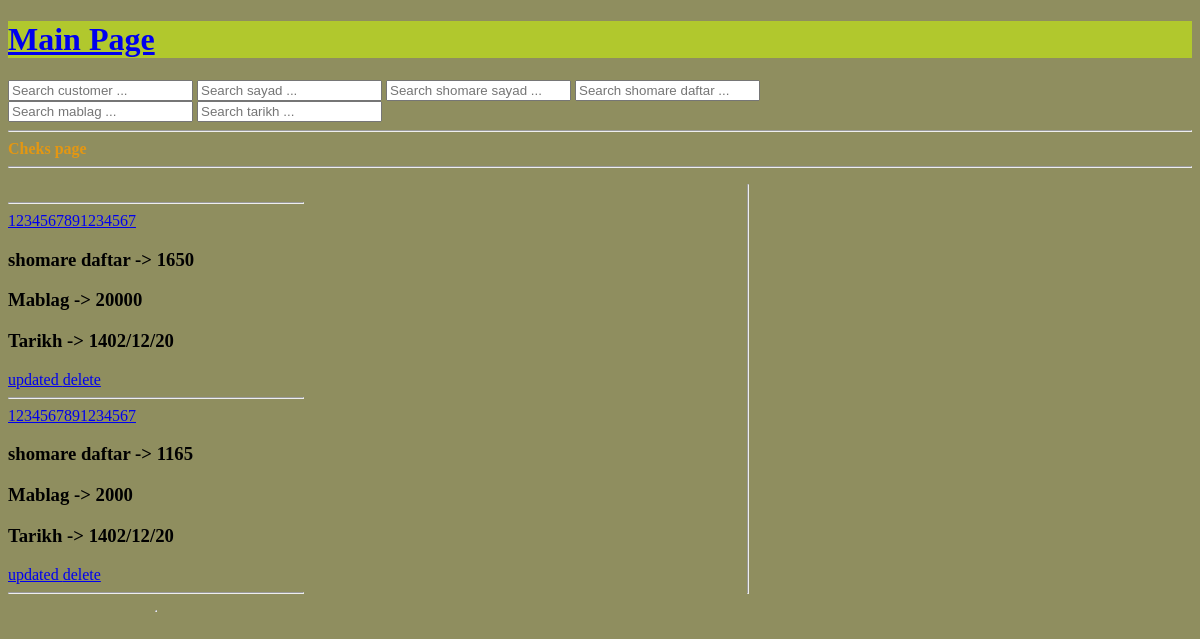
Page /chek/home/ on the earlier database version.
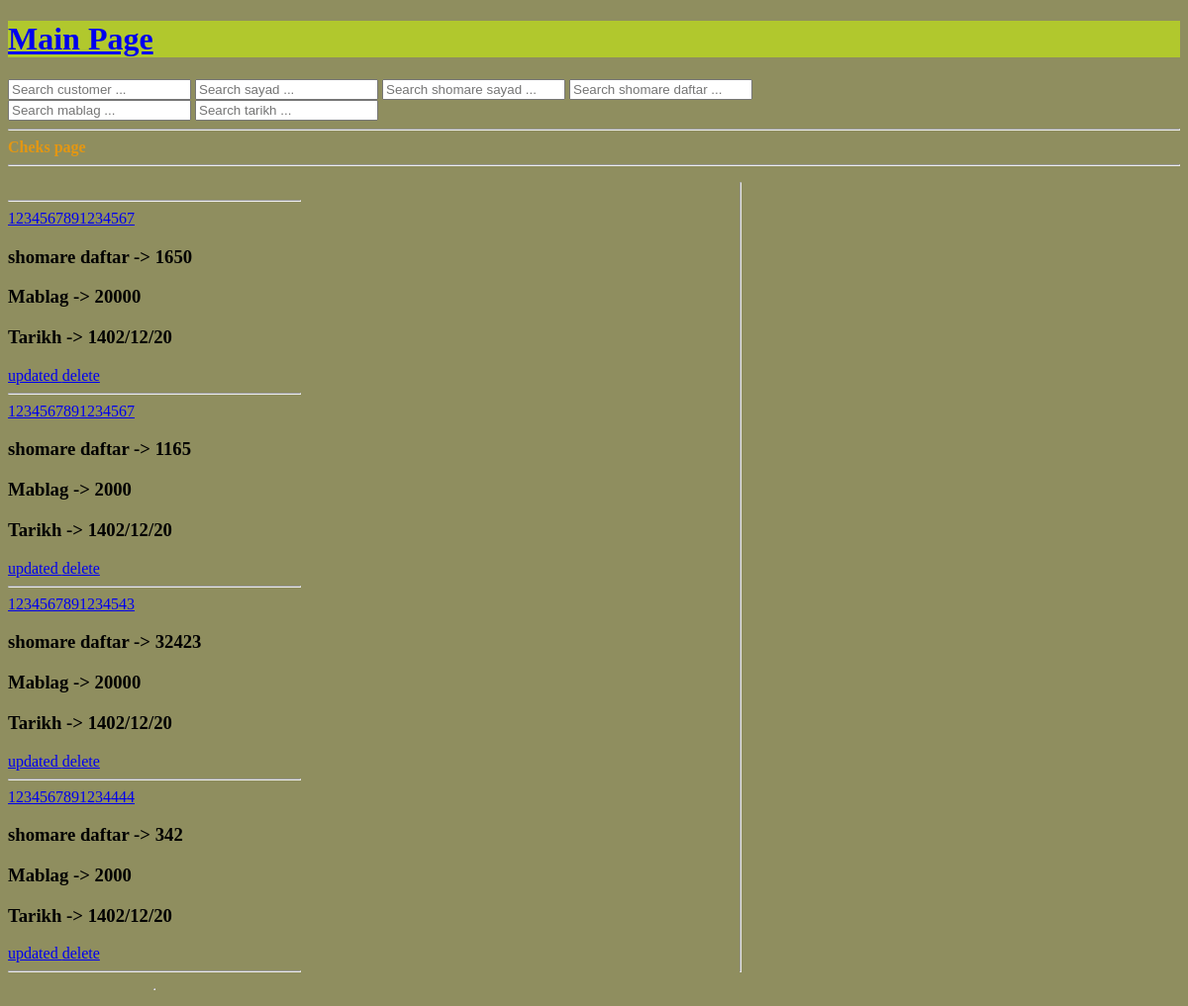
Same page on the later database version.
### chek0/models.py (models this page shows, shortened)
class Chek(models.Model):
    tahvil_dahande = models.ForeignKey(Moshtary, null=True, on_delete=models.SET_NULL)
    daftar = models.IntegerField()
    shomare_sayad = models.CharField(max_length=16)
    tarikh = models.CharField(max_length=15)
    mablag = models.CharField(max_length=20)
    kode_meli = models.CharField(max_length=20)
    magsad = models.CharField(max_length=100, null=True, blank=True)
    tarikhe_daryaft = models.DateField(auto_now_add=True)
    updated = models.DateField(auto_now=True)
    ki_daryaft_kard = models.CharField(max_length=100, null=True, blank=True)
    class Meta:
        ordering = ['-shomare_sayad', ]

### chek0/views.py (the view)
# urls.py: path('home/', views.kole_chek_ha, name='home'),
def kole_chek_ha(request):
    chek_ha = Chek.objects.all()
    chek_count = Moshtary.objects.all().count()
    content = ({'chek_ha': chek_ha, 'chek_count':chek_count})
    return render(request, 'chek0/home.html', content)

### chek0/templates/chek0/home.html (shortened to what this page needs)
{% extends 'main.html' %}
{% block content %}
<span style="color:rgb(228, 151, 18);font-weight:bold">Cheks page</span><hr>
<div class="home-container">
    <div>
    <br><hr>
    {% for chek in chek_ha %}
        <a href = "{% url 'chek:profile' chek.id %}"> {{chek.shomare_sayad}} </a> <br>
         <h3> shomare daftar -> {{chek.daftar}} </h3>
         <h3> Mablag -> {{chek.mablag}} </h3>
         <h3> Tarikh -> {{chek.tarikh}} </h3>
         <a href = "{% url 'chek:update' chek.id %}"> updated  </a>
         <a href = "{% url 'chek:delete' chek.id %}"> delete  </a> <hr>
    {% endfor %}
    </div><hr>
<hr>
<div>
</div>
{% endblock content %}

Differences in the rows shown:
added Chek: shomare_sayad "1234567891234543", daftar "32423", mablag "20000", tarikh "1402/12/20"
added Chek: shomare_sayad "1234567891234444", daftar "342", mablag "2000", tarikh "1402/12/20"
